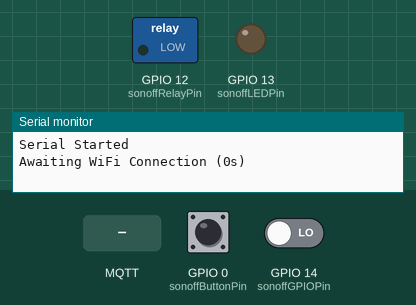
A sketch run on a simulated ESP8266 (NodeMCU). Shown: switched loads named in the sketch (green lamp = pin HIGH), output pins drawn as LEDs (lit = HIGH), the last lines printed to the serial monitor. The inputs (shaded band) are chosen by the test bench; at power-on: GPIO 0 (sonoffButtonPin) HIGH, GPIO 14 (sonoffGPIOPin) LOW. WiFi joins after 1.5 s; servers stay silent unless stated; random numbers use the default seed unless the sketch sets one; no MQTT or app messages arrive unless stated.

Above: at 1.2 s.
1.3 s: GPIO 0 (sonoffButtonPin) pulled LOW for 0.15 s
At 2.7 s:
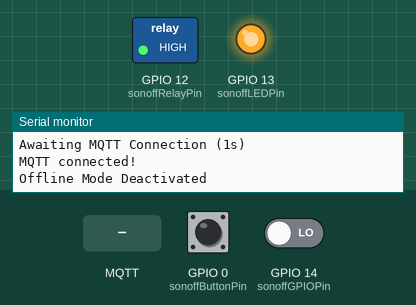
3.0 s: MQTT message "0" arrives on the first subscribed topic
At 3.4 s:
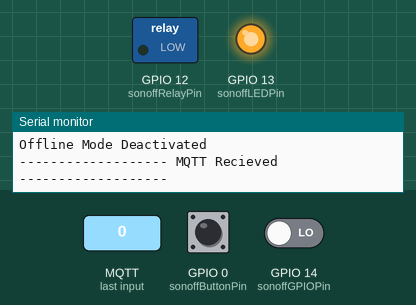
4.5 s: MQTT message "1" arrives on the first subscribed topic
At 5.7 s:
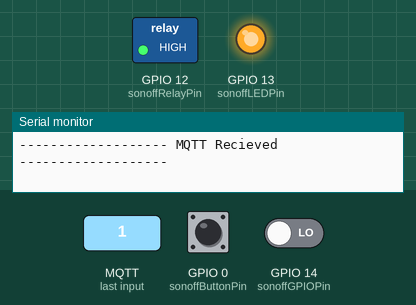
6.0 s: GPIO 0 (sonoffButtonPin) pulled LOW for 1 s
At 7.6 s:
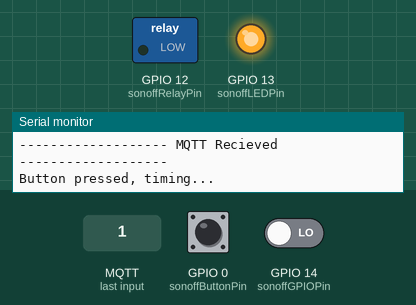
Timing chart, 0 to 9.1 s (numbered marks = the images above; inputs shaded):
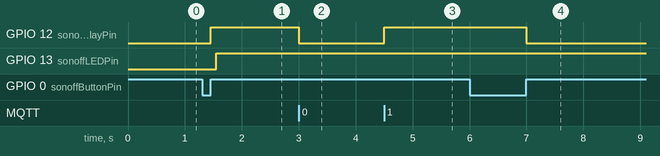

Measured:
- after the input at 1.3 s, GPIO 12 (sonoffRelayPin): LOW → HIGH after 0.15 s
- after the input at 3.0 s, GPIO 12 (sonoffRelayPin): HIGH → LOW at once
- after the input at 4.5 s, GPIO 12 (sonoffRelayPin): LOW → HIGH at once
- after the input at 6.0 s, GPIO 12 (sonoffRelayPin): HIGH → LOW after 1.0 s

The sketch:

SwitchedSonoffSimple.ino
```cpp
#include <Arduino.h>
#include <ESP8266WiFi.h>
#include <PubSubClient.h>

#define sonoffRelayPin 12
#define sonoffGPIOPin 14
#define sonoffLEDPin 13
#define sonoffButtonPin 0

WiFiClient espClient;
PubSubClient client(espClient);

//////////////////////////////////////
//// DEVICE SPECIFIC CONFIG START ////
//////////////////////////////////////

// Send 0 or 1 to this topic to control the
char* deviceControlTopic = "light/lobby";

// The Sonoff will publish its state (0 or 1) on this topic.
char* deviceStateTopic = "light/lobby/state";

// The Sonoff will publish a 1 on this topic when it connects to the MQTT server. A 0 will be published on
// this topic as a Last Will and Testament message which is sent by the MQTT server if the Sonoff is dis-
// connected for any reason.
char* deviceAvailabilityTopic = "light/lobby/availability";

// This message will be sent to the topic "automation" when the switch is toggled twice.
char* deviceAutomationPayload = "lobby";

// The amount of time (in milliseconds) to wait for the switch to be toggled again.
// 300 works well for me and is barely noticeable. Set to 0 if you don't intend to use this functionality.
unsigned long specialFunctionTimeout = 0;

// Determines whether the external switch GPIO is monitored or not
boolean switchEnabled = false;

// MQTT Server
char* mqttServerIP = "192.168.0.49";

// MQTT port
int mqttPort = 1883;

// MQTT User Name
char* mqttUser = "myUser";

// MQTT Password
char* mqttPass = "myPassword";

// WiFi SSID
char* SSID = "mySSID";

// WiFI Password
char* WiFiPassword = "myPassword";

////////////////////////////////////
//// DEVICE SPECIFIC CONFIG END ////
////////////////////////////////////


// Reconnect Variables
unsigned long reconnectStart = 0;
unsigned long lastReconnectMessage = 0;
unsigned long reconnectMessageInterval = 1000;
int currentReconnectStep = 0;
boolean offlineMode = true;

// Button Variables
boolean buttonState = 1; // Sonoff button is high when open
int buttonDebounceTime = 20;
int buttonLongPressTime = 2000; // 2000 = 2s
boolean buttonTiming = false;
unsigned long buttonTimingStart = 0;
int buttonAction = 0; // 0 = No action to perform, 1 = Perform short press action, 2 = Perform long press action

// Switch Variables
boolean switchState = 0;
boolean switchPreviousState = 0;
unsigned long switchIntervalStart, switchIntervalFinish, switchIntervalElapsed;
int switchCount = 0;
unsigned long switchLastStateChange = 0;
unsigned long switchDebounceDelay = 50;

// Misc
boolean relayState;
boolean recovered = false;

void sonoffRelaySwitch(boolean targetState) {
  // Off
  if (targetState == 0) {
    digitalWrite(sonoffRelayPin, LOW); // Turn the relay off
    client.publish(deviceStateTopic, "0", true); // Publish the state change
    relayState = 0; // Keep a local record of the current state
  }
  // On
  else if (targetState == 1) {
    digitalWrite(sonoffRelayPin, HIGH); // Turn the relay off
    client.publish(deviceStateTopic, "1", true); // Publish the state change
    relayState = 1; // Keep a local record of the current state
  }
}

void sonoffRelayToggle() {
  if (relayState == 0) {
    sonoffRelaySwitch(1);
  }
  else {
    sonoffRelaySwitch(0);
  }
}

void switchCheck() {
  // Lap the timer
  switchIntervalFinish = millis();

  // Calculate the elapsed time, set to 0 if it's the first press
  if (switchCount == 0) {
    switchIntervalElapsed = 0;
  }
  else {
    switchIntervalElapsed = switchIntervalFinish - switchIntervalStart;
  }

  // Check for a change in state, if changed loop for the deboucneDelay to check it's real
  switchState = digitalRead(sonoffGPIOPin);
  if (switchState != switchPreviousState) {
    unsigned long loopStart = millis();
    int supportive = 0;
    int unsupportive = 0;

    // Loop
    while ((millis() - loopStart) < switchDebounceDelay) {
      switchState = digitalRead(sonoffGPIOPin);
      if (switchState != switchPreviousState) {
        supportive++;
      }
      else {
        unsupportive++;
      }
    }

    // Calculate the findings and report
    if (supportive > unsupportive) {
      switchIntervalStart = millis();
      switchLastStateChange = millis();
      switchCount += 1;
      switchPreviousState = switchState;
    }
  }

  // If the elapsed time is greater that the timeout and the count is higher than 0, do stuff and reset the count
  if (switchIntervalElapsed > specialFunctionTimeout && switchCount > 0) {
    // If the count is odd, toggle the light
    if ((switchCount % 2) != 0) {
      sonoffRelayToggle();
    }

    // If the count is 2, send the special command
    else if (switchCount == 2) {
      client.publish("automation", deviceAutomationPayload);
    }

    // If the count is 6, restart the ESP
    else if (switchCount == 6) {
      digitalWrite(sonoffRelayPin, LOW);
      delay(300);
      digitalWrite(sonoffRelayPin, HIGH);
      delay(300);
      digitalWrite(sonoffRelayPin, LOW);
      delay(300);
      digitalWrite(sonoffRelayPin, HIGH);
      delay(300);
      digitalWrite(sonoffRelayPin, LOW);
      ESP.restart();
    }

    // Reset the count
    switchCount = 0;
  }
}

void reconnect() {
  // IF statements used to complete process in single loop if possible

  // 0 - Turn the LED on and log the reconnect start time
  if (currentReconnectStep == 0) {
    digitalWrite(sonoffLEDPin, LOW);
    reconnectStart = millis();
    currentReconnectStep++;

    // If the ESP is reconnecting after a connection failure then wait a second before starting the reconnect routine
    if (offlineMode == false) {
      delay(1000);
    }
  }

  // If we've previously had a connection and have been trying to connect for more than 2 minutes then restart the ESP.
  // We don't do this if we've never had a connection as that means the issue isn't temporary and we don't want the relay
  // to turn off every 2 minutes.
  if (offlineMode == false && ((millis() - reconnectStart) > 120000)) {
    Serial.println("Restarting!");
    ESP.restart();
  }

  // 1 - Check WiFi Connection
  if (currentReconnectStep == 1) {
    if (WiFi.status() != WL_CONNECTED) {
      if ((millis() - lastReconnectMessage) > reconnectMessageInterval) {
        Serial.print("Awaiting WiFi Connection (");
        Serial.print((millis() - reconnectStart) / 1000);
        Serial.println("s)");
        lastReconnectMessage = millis();
      }
    }
    else {
      Serial.println("WiFi connected!");
      Serial.print("SSID: ");
      Serial.print(WiFi.SSID());
      Serial.println("");
      Serial.print("IP address: ");
      Serial.println(WiFi.localIP());
      Serial.println("");

      lastReconnectMessage = 0;
      currentReconnectStep = 2;
    }
  }

  // 2 - Check MQTT Connection
  if (currentReconnectStep == 2) {
    if (!client.connected()) {
      if ((millis() - lastReconnectMessage) > reconnectMessageInterval) {
        Serial.print("Awaiting MQTT Connection (");
        Serial.print((millis() - reconnectStart) / 1000);
        Serial.println("s)");
        lastReconnectMessage = millis();

        String clientId = "ESP8266Client-";
        clientId += String(random(0xffff), HEX);
        client.connect(clientId.c_str(), mqttUser, mqttPass, deviceAvailabilityTopic, 0, true, "0");
      }

      // Check the MQTT again and go forward if necessary
      if (client.connected()) {
        Serial.println("MQTT connected!");
        Serial.println("");

        lastReconnectMessage = 0;
        currentReconnectStep = 3;
      }

      // Check the WiFi again and go back if necessary
      else if (WiFi.status() != WL_CONNECTED) {
        currentReconnectStep = 1;
      }
    }
    else {
      Serial.println("MQTT connected!");
      Serial.println("");

      lastReconnectMessage = 0;
      currentReconnectStep = 3;
    }
  }

  // 3 - All connected, turn the LED back on, subscribe to the MQTT topics and then set offlineMode to false
  if (currentReconnectStep == 3) {
    digitalWrite(sonoffLEDPin, HIGH);  // Turn the LED off

    client.publish(deviceAvailabilityTopic, "1", true);

    client.subscribe(deviceControlTopic);
    client.subscribe(deviceStateTopic);

    if (offlineMode == true) {
      offlineMode = false;
      Serial.println("Offline Mode Deactivated");
      Serial.println("");
    }

    currentReconnectStep = 0; // Reset
  }
}

void callback(char* topic, byte* payload, unsigned int length) {
  Serial.println("------------------- MQTT Recieved -------------------");

  if (((String(deviceControlTopic).equals(topic)) && (length == 1)) | (String(deviceStateTopic).equals(topic) && recovered == false)) {
    if ((char)payload[0] == '0') {
      sonoffRelaySwitch(0);
    }
    else if ((char)payload[0] == '1') {
      sonoffRelaySwitch(1);
    }
    recovered = true;
  }
}

void setup() {
  // Serial
  Serial.begin(115200);
  Serial.println("");
  Serial.println("Serial Started");

  // WiFi
  WiFi.mode(WIFI_STA);
  WiFi.begin(SSID, WiFiPassword);

  // LED
  pinMode(sonoffLEDPin, OUTPUT);     // Initialize the sonoffLEDPin pin as an output
  digitalWrite(sonoffLEDPin, LOW);   // Turn the LED on to indicate no connection

  // Relay Setup
  pinMode(sonoffRelayPin, OUTPUT);      // Initialize the sonoffRelayPin pin as an output
  digitalWrite(sonoffRelayPin, LOW);    // Turn device off as default

  // Switch Setup
  pinMode(sonoffGPIOPin, INPUT);                  // Initialize the sonoffGPIOPin as an input
  switchPreviousState = digitalRead(sonoffGPIOPin);   // Populate switchPreviousState with the startup state

  // MQTT
  client.setServer(mqttServerIP, mqttPort);
  client.setCallback(callback);

  // Sonoff Button Setup
  pinMode(sonoffButtonPin, INPUT);   // Initialize the sonoffButtonPin as an input
}

void buttonShortPressAction() {
  sonoffRelayToggle();
}

void buttonLongPressAction() {
  digitalWrite(sonoffRelayPin, LOW);
  delay(300);
  digitalWrite(sonoffRelayPin, HIGH);
  delay(300);
  digitalWrite(sonoffRelayPin, LOW);
  delay(300);
  digitalWrite(sonoffRelayPin, HIGH);
  delay(300);
  digitalWrite(sonoffRelayPin, LOW);
  ESP.restart();
}

void sonoffButtonCheck() {
  buttonState = digitalRead(sonoffButtonPin);

  if (buttonState == 0) { // The button is pressed
    if (buttonTiming == false) {
      buttonTiming = true;
      buttonTimingStart = millis();
      Serial.println("Button pressed, timing...");
    }
    else { // buttonTiming = true
      if (millis() >= (buttonTimingStart + buttonDebounceTime)) { // The button has been pressed longer than the debounce time, update the action to perform when the button is released
        buttonAction = 1;
      }

      if (millis() >= (buttonTimingStart + buttonLongPressTime)) { // The button has been pressed longer than the long press time, update the action to perform when the button is released
        buttonAction = 2;
      }
    }
  }
  else { // buttonState == 1, the button is released
    buttonTiming = false;

    if (buttonAction != 0) { // There is an action to perform
      if (buttonAction == 1) { // Perform the short press action
        buttonShortPressAction();
      }

      if (buttonAction == 2) { // Perform the short press action
        buttonLongPressAction();
      }

      buttonAction = 0; // Reset the buttonAction variable so that the action is only performed once
    }
  }
}

void loop() {
  if (!client.connected()) {
    reconnect();
  }
  else {
    client.loop();
  }

  sonoffButtonCheck();

  if (switchEnabled == true) {
    switchCheck();
  }
}
```
